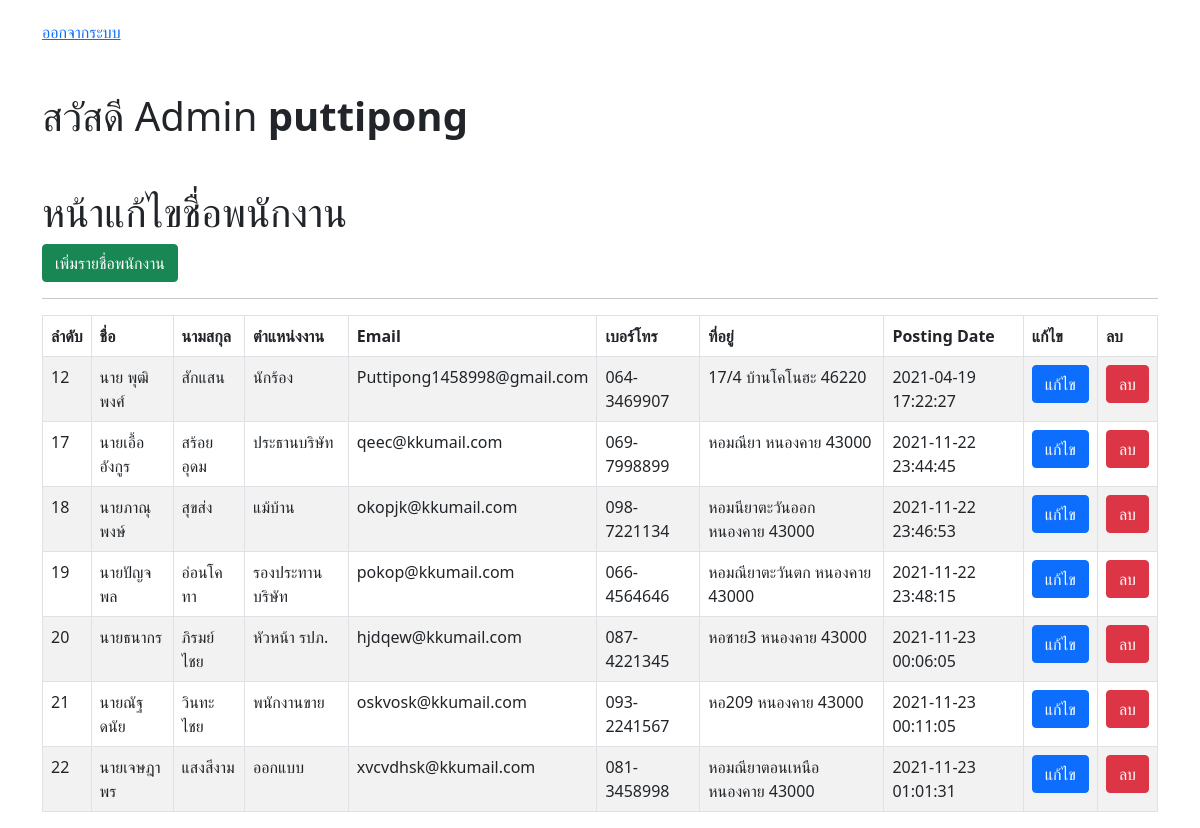
Screenshot of /index.php (signed in) with the database file from the repository.
### tables this page shows
CREATE TABLE `tblusers` (
  `position` varchar(50) NOT NULL,
  `id` int(11) NOT NULL,
  `firstname` varchar(30) NOT NULL,
  `lastname` varchar(30) NOT NULL,
  `email` varchar(100) NOT NULL,
  `phonenumber` varchar(11) NOT NULL,
  `address` varchar(255) NOT NULL,
  `postingdate` timestamp NOT NULL DEFAULT current_timestamp()
);

### functions.php (called while the page is built, shortened)
<?php
    class DB_con {
        function __construct() {
            $conn = mysqli_connect(DB_SERVER, DB_USER, DB_PASS, DB_NAME);
            $this->dbcon = $conn;
        }
        public function fetchdata() {
            $result = mysqli_query($this->dbcon, "SELECT * FROM tblusers");
            return $result;
        }
    }
?>

### index.php (the view, shortened to what this page needs)
<!DOCTYPE html>
<html lang="en">
</html>
<head>
    <link rel="stylesheet" href="https://stackpath.bootstrapcdn.com/bootstrap/5.0.0-alpha1/css/bootstrap.min.css"
>
</head>
<body>
    </head>
    <body style="margin-top:20px;">
        <div class="container">
            <ul class="nav nav-pills" id="header">
                <li role="presentation"><a href="welcome.php">ออกจากระบบ</a></li>
            </ul>
        </div>
    </body>
    <div class="container">
        <h1 class="my-5"> สวัสดี Admin <b><?php echo htmlspecialchars($_SESSION["username"]); ?></b></h1>
        <h1 class="mt-5">หน้าแก้ไขชื่อพนักงาน</h1>
        <a href="insert.php" class="btn btn-success">เพิ่มรายชื่อพนักงาน</a>
        <hr>
        <table id="mytable" class="table table-bordered table-striped">
            <thead>
                <th>ลำดับ</th>
                <th>ชื่อ</th>
                <th>นามสกุล</th>
                <th>ตำแหน่งงาน</th>
                <th>Email</th>
                <th>เบอร์โทร</th>
                <th>ที่อยู่</th>
                <th>Posting Date</th>
                <th>แก้ไข</th>
                <th>ลบ</th>
            </thead>
            <tbody>
                <?php
                include_once('functions.php');
                $fetchdata = new DB_con();
                $sql = $fetchdata->fetchdata();
                while($row = mysqli_fetch_array($sql)) {
            ?>
                <tr>
                    <td><?php echo $row['id']; ?></td>
                    <td><?php echo $row['firstname']; ?></td>
                    <td><?php echo $row['lastname']; ?></td>
                    <td><?php echo $row['position']; ?></td>
                    <td><?php echo $row['email']; ?></td>
                    <td><?php echo $row['phonenumber']; ?></td>
                    <td><?php echo $row['address']; ?></td>
                    <td><?php echo $row['postingdate']; ?></td>
                    <td><a href="update.php?id=<?php echo $row['id']; ?>" class="btn btn-primary">แก้ไข</a></td>
                    <td><a href="delete.php?del=<?php echo $row['id']; ?>" class="btn btn-danger">ลบ</a></td>
                </tr>
                <?php
                }
            ?>
            </tbody>
        </table>
    </div>
</body>
</html>

### rows the page displays
tblusers: id "12", firstname "นาย พุฒิพงศ์", lastname "สักแสน", position "นักร้อง", email "Puttipong1458998@gmail.com", phonenumber "064-3469907", address "17/4 บ้านโคโนฮะ 46220", postingdate "2021-04-19 17:22:27"
tblusers: id "17", firstname "นายเอื้ออังกูร", lastname "สร้อยอุดม", position "ประธานบริษัท", email "qeec@kkumail.com", phonenumber "069-7998899", address "หอมณียา หนองคาย 43000", postingdate "2021-11-22 23:44:45"
tblusers: id "18", firstname "นายภาณุพงษ์", lastname "สุขส่ง", position "แม้บ้าน", email "okopjk@kkumail.com", phonenumber "098-7221134", address "หอมนียาตะวันออก หนองคาย 43000", postingdate "2021-11-22 23:46:53"
tblusers: id "19", firstname "นายปัญจพล", lastname "อ่อนโคทา", position "รองประทานบริษัท", email "pokop@kkumail.com", phonenumber "066-4564646", address "หอมณียาตะวันตก หนองคาย 43000", postingdate "2021-11-22 23:48:15"
tblusers: id "20", firstname "นายธนากร", lastname "ภิรมย์ไชย", position "หัวหน้า รปภ.", email "hjdqew@kkumail.com", phonenumber "087-4221345", address "หอชาย3 หนองคาย 43000", postingdate "2021-11-23 00:06:05"
tblusers: id "21", firstname "นายณัฐดนัย", lastname "วินทะไชย", position "พนักงานขาย", email "oskvosk@kkumail.com", phonenumber "093-2241567", address "หอ209 หนองคาย 43000", postingdate "2021-11-23 00:11:05"
tblusers: id "22", firstname "นายเจษฎาพร", lastname "แสงสีงาม", position "ออกแบบ", email "xvcvdhsk@kkumail.com", phonenumber "081-3458998", address "หอมณียาตอนเหนือ หนองคาย 43000", postingdate "2021-11-23 01:01:31"

### other values shown
$_SESSION["username"] "puttipong"
